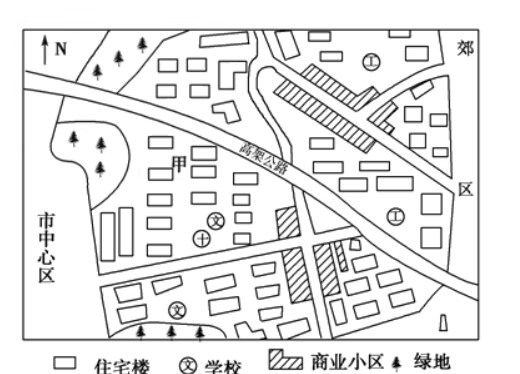
#> input picture version1_0/CAD/PNG/4.png, 520 x 374 px
$ python main.py
#> lines starting #> are read from the running program, lines starting #| are printed output that depends on the picture; after the words box and inside, x2 and y2 are one past the last pixel; in counts of white or black regions, pixels touching at a corner belong together
### version1_0/CAD/douglas.py
# -*- coding: utf-8 -*-
# @Time : 2022/2/28 21:35
# @Author : zzd
# @File : douglas.py
# @desc:    Douglas_Peucker算法

import math
import numpy as np
import cv2


class Point:
    def __init__(self, point):
        self.x = point[0]
        self.y = point[1]

# 执行道格拉斯-普克算法，用于对给定的切割后的点列表进行抽稀，找出关键点。
# 通过计算点到连线的距离，选择距离足够远的点作为关键点，并进行递归调用以找到更多的关键点。
# 最终，将关键点添加到端点列表中

#道格拉斯-普克算法（Douglas-Peucker algorithm）
# 是一种用于抽稀（曲线简化）的算法。它可以对曲线或折线进行抽稀，保留曲线的主要形状特征，同时减少点的数量
def contour_extract(contour):
    endpoint_list = []
    point_list = []
    # 将轮廓contour中的每个点，转换为Point对象，并将其添加到point_list列表中
    for p in contour:
        point_list.append(Point(p[0]))
    # 寻找左上方的点
    left_up_index = __search_left_up_point_index(point_list)
    # 寻找与该点距离最远的点
    maxlength_index = __search_maxlength_index(point_list[left_up_index], point_list)
    # 将point_list切割成两段，同时保留切割端点
    cut_list1, cut_list2 = __cut_point_list(left_up_index, maxlength_index, point_list)
    endpoint_list.append(point_list[left_up_index])
    endpoint_list.append(point_list[maxlength_index])
    dougals_peucker(cut_list1, endpoint_list)
    dougals_peucker(cut_list2, endpoint_list)


    endpoint_index_list = []
    for i in range(len(point_list)):
        if point_list[i] in endpoint_list:
            endpoint_index_list.append(i)

    t = contour[endpoint_index_list[0]]
    for i in range(len(endpoint_index_list) - 1):
        t = np.concatenate((t, contour[endpoint_index_list[i + 1]]), axis=1)
        # t = np.append(contour[endpoint_index_list[i + 1]])

    t = t.reshape((len(endpoint_index_list), 1, 2))

    return t


# dougals_peucker算法，递归实现
def dougals_peucker(cut_list, endpoint_list):
    max_length = 0
    index = -1
    for i in range(len(cut_list)):
        if i != 0 and i != len(cut_list) - 1:
            length = __get_distance_from_point_to_line(cut_list[i], cut_list[0], cut_list[-1])
            if length > max_length:
                max_length = length
                index = i
    if max_length > 2:
        endpoint_list.append(cut_list[index])
        cut_list1 = cut_list[0:index]
        cut_list1.append(cut_list[index])
        cut_list2 = cut_list[index:]
        dougals_peucker(cut_list1, endpoint_list)
        dougals_peucker(cut_list2, endpoint_list)


# 点到另外两点组成的直线的距离
def __get_distance_from_point_to_line(point, line_point1, line_point2):
    # 对于两点坐标为同一点时,返回点与点的距离
    if line_point1 == line_point2:
        return math.hypot(point.x - line_point1.x, point.y - line_point1.y)
    # 计算直线的三个参数
    A = line_point2.y - line_point1.y
    B = line_point1.x - line_point2.x
    C = (line_point1.y - line_point2.y) * line_point1.x + \
        (line_point2.x - line_point1.x) * line_point1.y
    # 根据点到直线的距离公式计算距离
    distance = np.abs(A * point.x + B * point.y + C) / (np.sqrt(A ** 2 + B ** 2))
    return distance


# 将point_list切割成两段，同时保留切割端点
# 如果index2大于index1，则切割方式为从index1到index2的子列表，
# 并将index2处的点添加到子列表末尾。
# 同时，将index2之后的点和index1之前的点合并为另一段子列表，并将index1处的点添加到该子列表末尾
def __cut_point_list(index1, index2, point_list):
    if index2 > index1:
        cut_list1 = point_list[index1:index2]
        cut_list1.append(point_list[index2])
        cut_list2 = point_list[index2:] + point_list[0:index1]
        cut_list2.append(point_list[index1])
    elif index2 < index1:
        index1, index2 = index2, index1
        cut_list1 = point_list[index1:index2]
        cut_list1.append(point_list[index2])
        cut_list2 = point_list[index2:] + point_list[0:index1]
        cut_list2.append(point_list[index1])
    else:
        print()
    return cut_list1, cut_list2


# 寻找与点距离最远的点
def __search_maxlength_index(target_point, point_list):
    maxlength = 0
    index = -1
    for i in range(len(point_list)):
        item = point_list[i]
        length = math.hypot(item.x - target_point.x, item.y - target_point.y)
        if length > maxlength:
            maxlength = length
            index = i
    return index


# 寻找左上的点，opencv生成的坐标，左上方是原点
def __search_left_up_point_index(point_list):
    index = 0
    min_x = math.inf
    min_y = math.inf
    for i in range(len(point_list)):
        if point_list[i].x < min_x:
            min_x = point_list[i].x
            min_y = point_list[i].y
            index = i
        elif point_list[i].x == min_x:
            if point_list[i].y < min_y:
                min_y = point_list[i].y
                index = i
    return index

### version1_0/CAD/coordinate_trans.py
# -*- coding: utf-8 -*-
# @Time : 2022/3/1 19:58
# @Author : zzd
# @File : coordinate_trans.py
# @desc:    坐标转化

import math
import numpy as np
import pandas as pd
import re

# 用于将提取的点列表转换为CAD坐标系中的点列表
def trans(extracted_list, base_point, pixel_base_point, scale):
    cad_points_list = []
    for i in range(len(extracted_list)):
        cad_points_item = []
        for j in range(len(extracted_list[i])):
            x, y = extracted_list[i][j][0]
            cad_point = __get_cad_point([x, y], base_point, pixel_base_point, scale)
            cad_points_item.append([cad_point])
        cad_points_item = np.array(cad_points_item).reshape((len(cad_points_item), 1, 2))
        cad_points_list.append(cad_points_item)
    return cad_points_list

# [39 lines left out: functions magic, __search_closed, not called in this run]

# 获取cad中真实的点坐标
def __get_cad_point(point, base_point, pixel_base_point, scale):
    pixel_x_length = point[0] - pixel_base_point[0]
    pixel_y_length = point[1] - pixel_base_point[1]
    cad_x_length = pixel_x_length * scale
    cad_y_length = -pixel_y_length * scale
    new_point = [base_point[0] + cad_x_length, base_point[1] + cad_y_length]
    return new_point


# 计算两点之间的距离
def __cal_length(point1, point2):
    return math.hypot(point1[0] - point2[0], point1[1] - point2[1])

### version1_0/CAD/main.py
# -*- codeing=utf-8 -*-
# @Time:2023/9/16 11:43
# @Author: 杨又菁
# @File:main.py
# @Software:PyCharm

import cv2
import numpy as np
import douglas
import coordinate_trans
import math
import csv

if __name__ == '__main__':

    # 图像处理部分

    print("开始")
    # 读取图像
    # img = cv2.imread('3.png')  # 读取源block
    img = cv2.imread('PNG/4.png') # 读取目标block
#> img is the input picture: shape (374, 520, 3); min 0, max 255, mean 230

    # 将图像转换为灰度图
    gray = cv2.cvtColor(img, cv2.COLOR_BGR2GRAY)
    # 转换为二值图像
    ret, binary = cv2.threshold(gray, 100, 255, cv2.THRESH_BINARY)  # 100可改
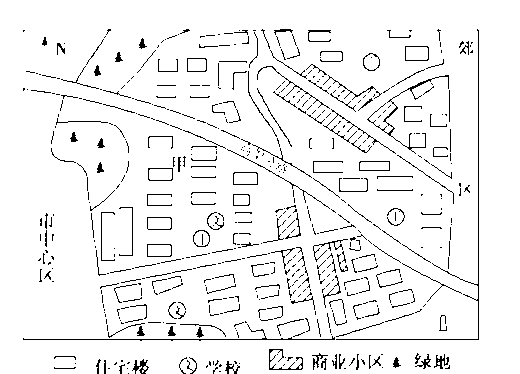
#> binary: shape (374, 520); 94.3% white; black in thin lines or dots, all inside (x1, y1, x2, y2) = (23, 29, 479, 374)
    # 提取轮廓
    contours, hierarchy = cv2.findContours(binary, cv2.RETR_TREE, cv2.CHAIN_APPROX_SIMPLE)
#> contours = 2025 contours, 1840 with area under 20; largest, box (x1, y1, x2, y2) and area: (0, 0, 520, 374) 193162, (335, 28, 480, 341) 918, (22, 335, 336, 342) 656, (404, 45, 430, 62) 395, (146, 243, 173, 258) 359

    # print(contours)

    # 通过点的个数排除不合格的轮廓
    i = len(contours) - 1
#> i = 2024
    # [5 lines of commented-out code are left out]

    print(i)
#| 2024

    # 过滤掉重叠的轮廓

    # 定义距离阈值
    distance_threshold = 0.001
    # 过滤相近的轮廓
    filtered_contours = []
    for j, contour_j in enumerate(contours):
        keep_contour = True
        for k, contour_k in enumerate(contours):
            if j != k:
                distance = cv2.matchShapes(contour_j, contour_k, cv2.CONTOURS_MATCH_I1, 0)
                if distance < distance_threshold:
                    keep_contour = False
                    break
        if keep_contour:
            filtered_contours.append((contour_j))
#> this loop made 2025 passes
#> contour_j on passes 4, 5, 10: [[191, 370], [192, 369], [193, 370], [192, 371]], [[131, 370], [132, 369], [133, 370], [132, 371]], [[126, 368], [127, 367], [128, 368], [127, 369]]
#> after the loop, filtered_contours = 245 contours, 86 with area under 20; largest, box (x1, y1, x2, y2) and area: (0, 0, 520, 374) 193162, (335, 28, 480, 341) 918, (22, 335, 336, 342) 656, (404, 45, 430, 62) 395, (358, 160, 391, 172) 348

    print("长度", len(filtered_contours))
#| 长度 245
    print("~~~~~~~~~~~~~~~~~~~~~~~~~~~~~~~~")

    # 在图像上绘制轮廓并显示图像

    img_temp = np.zeros((1121, 1121, 3))  # 画布大小

    i = len(filtered_contours) - 1
#> i = 244

    # [16 lines of commented-out code are left out]
    base_point1 = [493.506, 252.796]
    base_point2 = [503.4143, 234.4849]
    base_length = 20.82

    # pixel_base_point1 = [55, 591]
    # pixel_base_point2 = [107, 612]
    pixel_base_point1 = [355, 593]
    pixel_base_point2 = [372, 624]
    pixel_length = math.hypot(pixel_base_point1[0] - pixel_base_point2[0], pixel_base_point1[1] - pixel_base_point2[1])

    scale = base_length / pixel_length

    # 循环遍历contours列表中的每个轮廓，并通过调用douglas.contour_extract()函数对每个轮廓进行处理
    extracted_list = []
    j = 0
    while j < len(filtered_contours):
        print("=================================")

        if len(filtered_contours[j]) > 500:
            del filtered_contours[j]
            j = j - 1
        j = j + 1
#> this loop made 245 passes
#> after the loop, j = 245

    # 一个一个画出来
    # cv2.drawContours(img_temp, filtered_contours, -1, (0, 0, 255), 1)
    # cv2.imshow("img_temp", img_temp)
    # cv2.waitKey(0)

    # 循环画出全部
    temp = [filtered_contours[i]]
    for i in range(len(filtered_contours)):
        cv2.drawContours(img_temp, filtered_contours, i, (0, 0, 255), 1)
        print("filtered_contours_______________",filtered_contours)
        cv2.imshow("img_temp", img_temp)
        cv2.waitKey(0)
#> this loop made 245 passes
#> pass 2, `cv2.imshow("img_temp", img_temp)`:
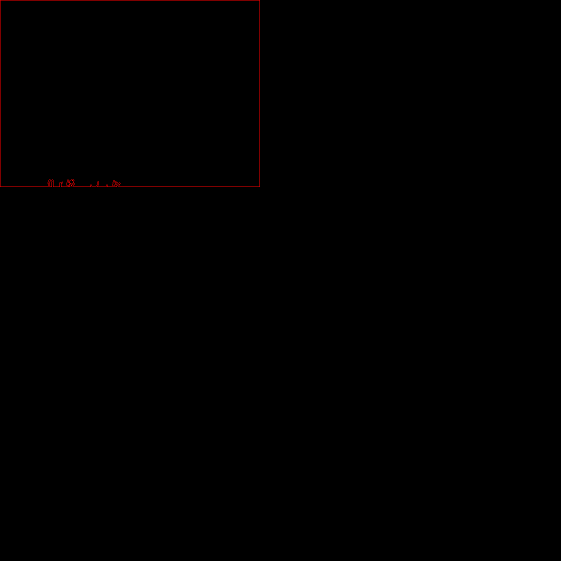
#> window 'img_temp': shape (1121, 1121, 3) (shown at 1/2 size); mean B, G, R 0, 0, 0.4
#> after the loop:
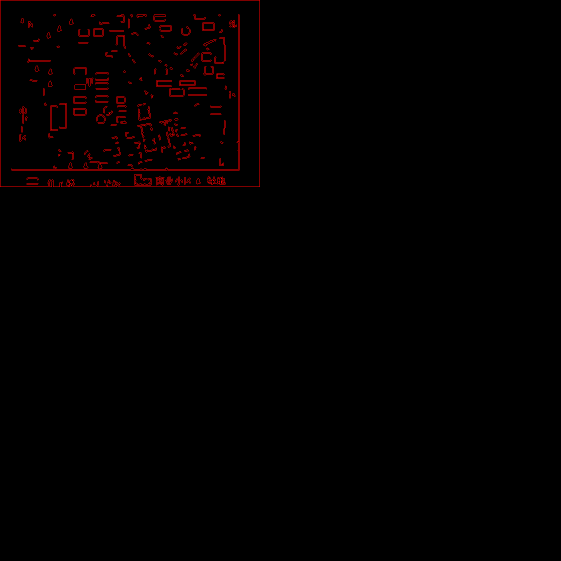
#> img_temp: shape (1121, 1121, 3) float64 (shown at 1/2 size); mean of channels 0, 1, 2 0, 0, 2.4; drawn as B, G, R

    for j in range(len(filtered_contours)):
        extracted = douglas.contour_extract(filtered_contours[j])
        extracted_list.append(extracted)
#> this loop made 245 passes
#> (left_up_index in contour_extract, maxlength_index in contour_extract) on pass 1: (4, 0)
    print(extracted_list)

    cad_points_list = coordinate_trans.trans(extracted_list, base_point1, pixel_base_point1, scale)

    print("cad_points_list:",cad_points_list)
    # 将cad_points_list中的数据进行处理和转换，以便后续使用或存储
    sort_data = []
    for i in range(len(cad_points_list)):
        # print("cad_points_list",cad_points_list[i])
        sort_temp = [len(cad_points_list[i])]
        flatted = cad_points_list[i].flatten()
        temp_str = ','.join(str(x) for x in flatted)
        # a2 = np.array([float(x) for x in str.split(',')])
        sort_temp.append(temp_str)
        sort_data.append(sort_temp)

    # 将数据存储为CSV文件，以便后续的读取、处理或分析
    # with open('input_building.csv', 'w') as file:
    #     csvwriter = csv.writer(file, lineterminator='\n')
    #     csvwriter.writerows(sort_data)
    #     # csvwriter.writerows(cad_points_list)

    with open('../CSV/target_building_4.csv', 'w') as file:
        csvwriter = csv.writer(file, lineterminator='\n')
        csvwriter.writerows(sort_data)
        # csvwriter.writerows(cad_points_list)

    print()
